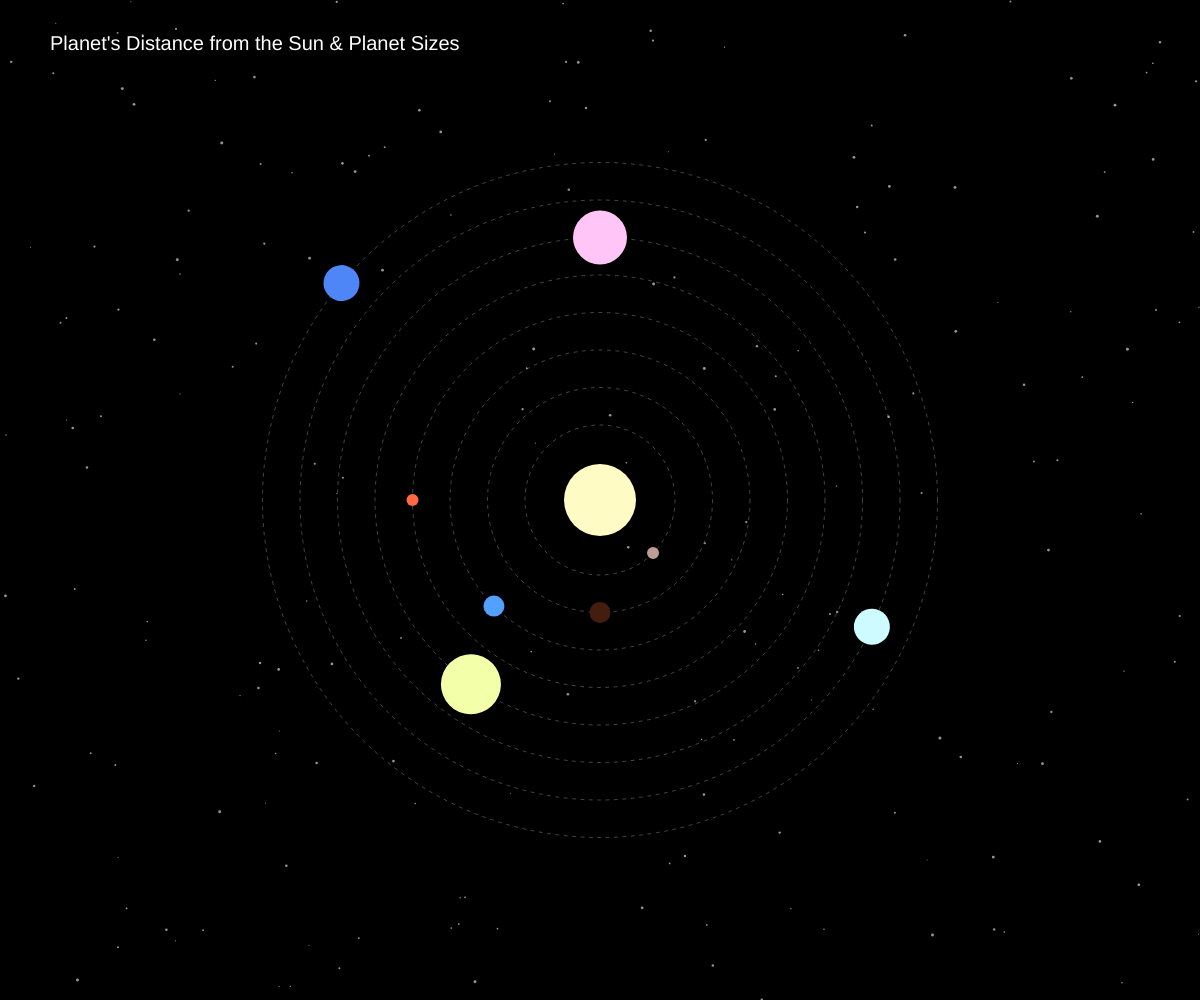
Frame 1 (no input)
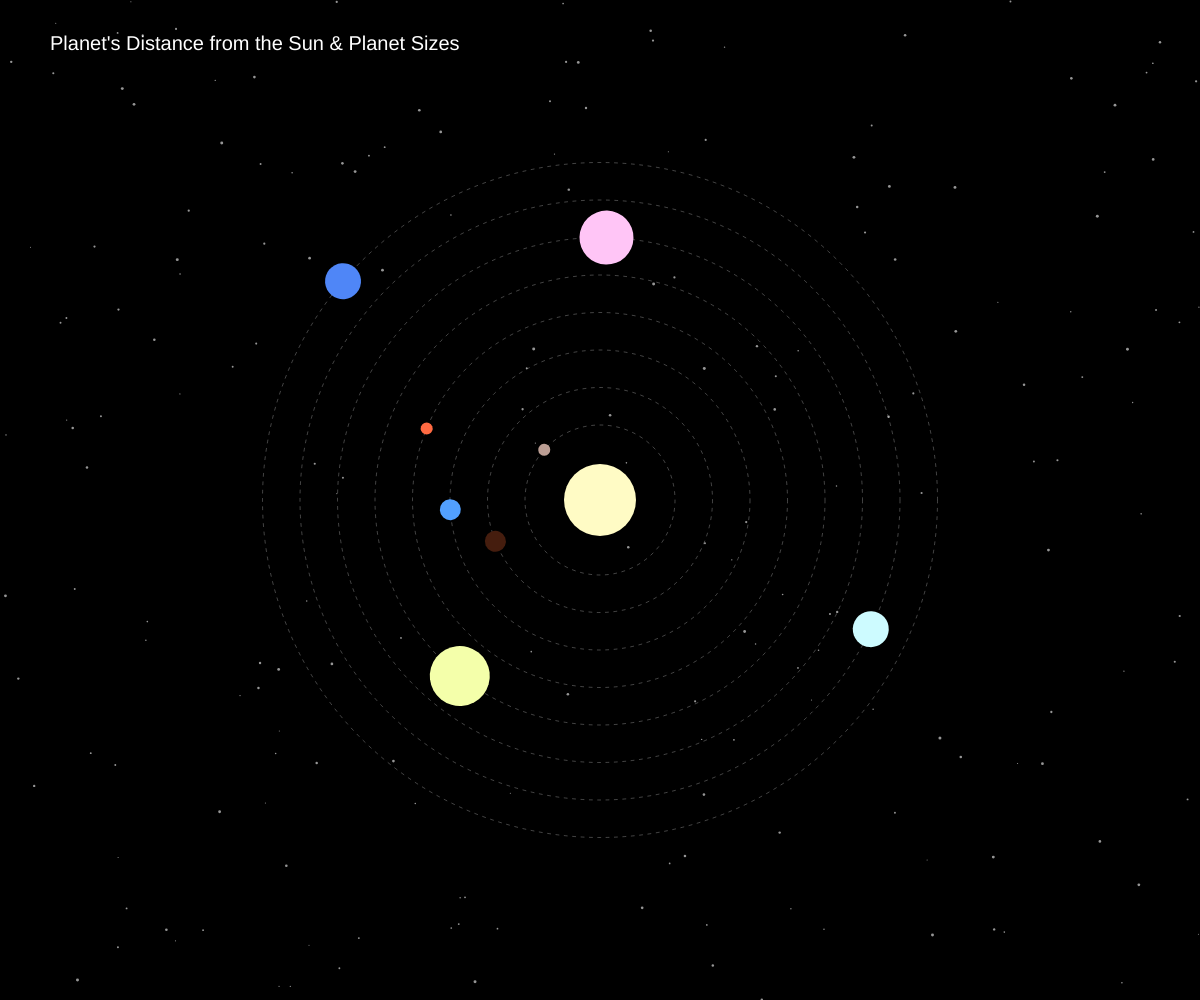
Frame 60 (no input)
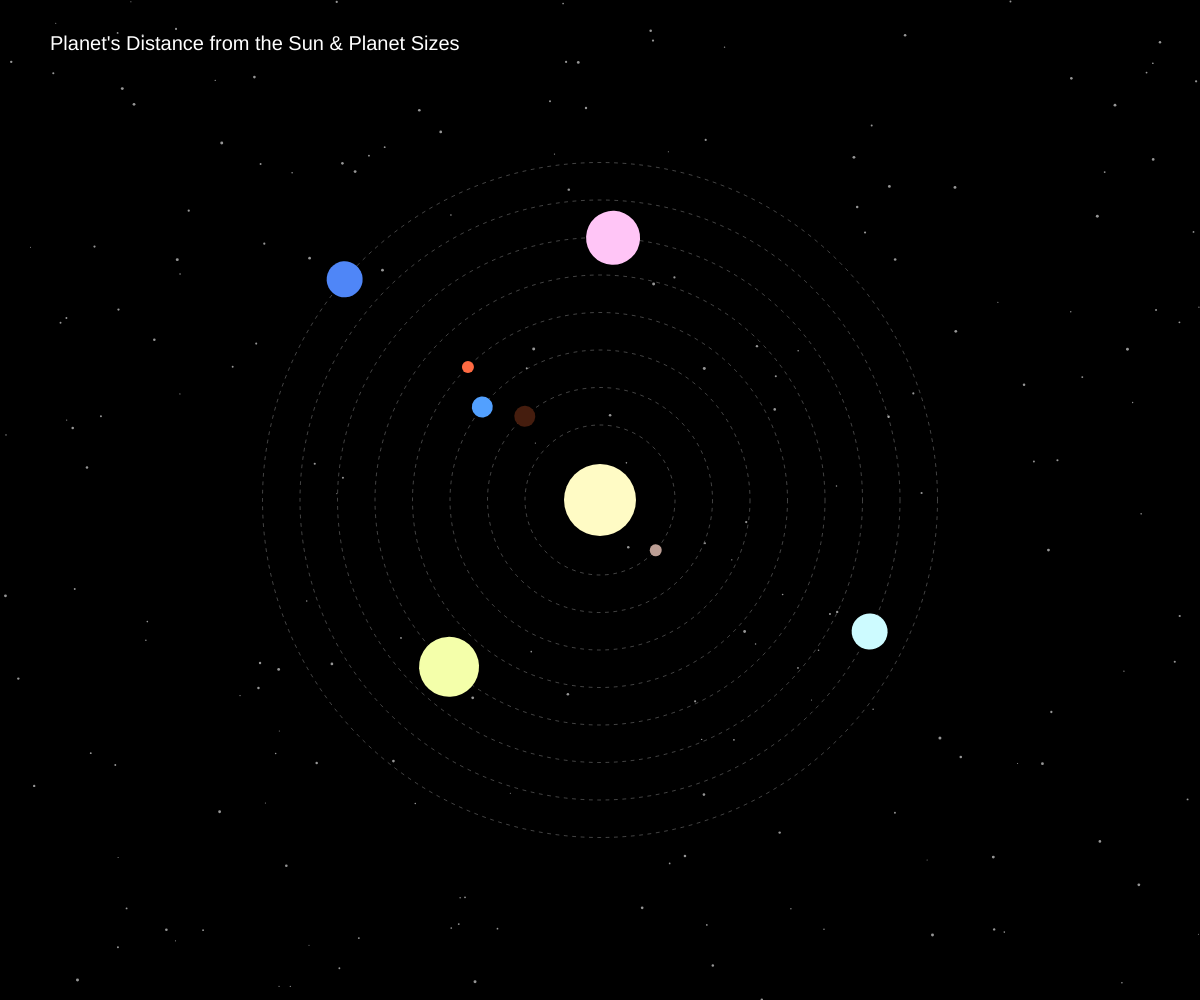
Frame 120 (the mouse pressed at the canvas centre since frame 60)

The p5.js sketch that drew these frames (run headless with seeded random() and noise() and a simulated clock; from frame 60 on, the mouse is pressed at the canvas centre):

// p5.js sketch
// ── sketch.js
let mercuryAngle = 0; // Chelsea
let venusAngle = 0;   // Lily
let earthAngle = 0;   // Kelly
let marsAngle = 0;    // Erica
let jupiterAngle = 0; // Nova
let saturnAngle = 0;  // Arya
let uranusAngle = 0;  // Max
let neptuneAngle = 0; // Neptune

let mercuryStartAngle = 45;  // randomized start angles
let venusStartAngle = 90;    
let earthStartAngle = 135;  
let marsStartAngle = 180;    
let jupiterStartAngle = 125; 
let saturnStartAngle = 270;  
let uranusStartAngle = 25;  
let neptuneStartAngle = 220; 

let starCount = 200;  // Number of stars
let stars = [];   


function setup() {
  createCanvas(windowWidth, windowHeight);
  angleMode(DEGREES);
  frameRate(30);
  smooth();
  
   // Create stars
  createStars();
  
  
}



function draw() {
  background("#000000");
  
    // Draw stars
  drawStars();

  fill(255);
  textSize(20);
  text("Planet's Distance from the Sun & Planet Sizes", 50, 50);

  translate(windowWidth / 2, windowHeight / 2);
  scale(0.6); // for Macbook

  drawOrbits();

  // The Sun
  fill("rgb(255,251,197)");
  noStroke();
  ellipse(0, 0, 120, 120);

  // Planets
  chelseaPlanet(); // Mercury
  lilyPlanet();    // Venus
  kellyPlanet();   // Earth
  ericaPlanet();   // Mars
  novaPlanet();    // Jupiter
  aryaPlanet();    // Saturn
  maxPlanet();     // Uranus
  neptunePlanet(); // Neptune
  


  // rotation angles
mercuryAngle += 1.5 * 2;   
venusAngle   += 0.58 * 2;   
earthAngle   += 0.35 * 2;  
marsAngle    += 0.19 * 2;   
jupiterAngle += 0.03 * 2;   
saturnAngle  += 0.012 * 2;  
uranusAngle  += 0.0042 * 2; 
neptuneAngle += 0.0035 *2;
  
  
}

function createStars() {
  for (let i = 0; i < starCount; i++) {
    let x = random(width);
    let y = random(height);
    let size = random(1, 3);  
    stars.push({x, y, size});
  }
}

function drawStars() {
  noStroke();
  fill(255, 255, 255, 150);  
  for (let star of stars) {
    ellipse(star.x, star.y, star.size, star.size);
  }
}

function drawOrbits() {
  stroke(255);
  strokeWeight(0.45);
  noFill();
  setLineDash([5, 9]);

  ellipse(0, 0, 250, 250);  // Mercury
  ellipse(0, 0, 375, 375);  // Venus
  ellipse(0, 0, 500, 500);  // Earth
  ellipse(0, 0, 625, 625);  // Mars
  ellipse(0, 0, 750, 750);  // Jupiter
  ellipse(0, 0, 875, 875);  // Saturn
  ellipse(0, 0, 1000, 1000); // Uranus
  ellipse(0, 0, 1125, 1125); // Neptune
}


function chelseaPlanet() { // Mercury
  push();
  rotate(mercuryAngle + mercuryStartAngle); 
  translate(125, 0);
  fill("#BC9E94");
  noStroke();
  ellipse(0, 0, 20, 20);
  pop();
  
}

function lilyPlanet() { // Venus
  push();
  rotate(venusAngle + venusStartAngle); 
  translate(187.5, 0);
  fill("#451D0E");
  noStroke();
  ellipse(0, 0, 35, 35);
  pop();
}



function kellyPlanet() { // Earth
  push();
  rotate(earthAngle + earthStartAngle); 
  translate(250, 0);
  fill("#52A0FF");
  noStroke();
  ellipse(0, 0, 35, 35);
  pop();
  
}

function ericaPlanet() { // Mars
  push();
  rotate(marsAngle + marsStartAngle); 
  translate(312.5, 0);
  fill("#FF6A42");
  noStroke();
  ellipse(0, 0, 20, 20);
  pop();
}

function novaPlanet() { // Jupiter
  push();
  rotate(jupiterAngle + jupiterStartAngle);  
  translate(375, 0);
  fill("#F4FFAA");
  noStroke();
  ellipse(0, 0, 100, 100);
  pop();
}

function aryaPlanet() { // Saturn
  push();
  rotate(saturnAngle + saturnStartAngle); 
  translate(437.5, 0);
  fill("#FFC5F6");
  noStroke();
  ellipse(0, 0, 90, 90);
  pop();
}

function maxPlanet() { // Uranus
  push();
  rotate(uranusAngle + uranusStartAngle);  
  translate(500, 0);
  fill("#CDFBFF");
  noStroke();
  ellipse(0, 0, 60, 60);
  pop();
}


function neptunePlanet() { // Neptune 
  push();
  rotate(neptuneAngle + neptuneStartAngle); 
  translate(562.5, 0);  
  fill("#4F86F7");  
  noStroke();
  ellipse(0, 0, 60, 60); 
  pop();
}

function setLineDash(list) {
  drawingContext.setLineDash(list);
}
